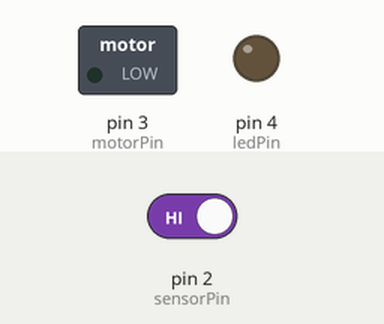
This sketch was run on a simulated Arduino Uno, built with avr-gcc and run on an emulated ATmega328P. Parts: switched loads named in the sketch (green lamp = pin HIGH), output pins drawn as LEDs (lit = HIGH). Dashed ring = blinking. The test bench sets the inputs (shaded band); at power-on: pin 2 (sensorPin) HIGH.

Above: at 1.2 s.
1.3 s: pin 2 (sensorPin) driven LOW
At 1.8 s:
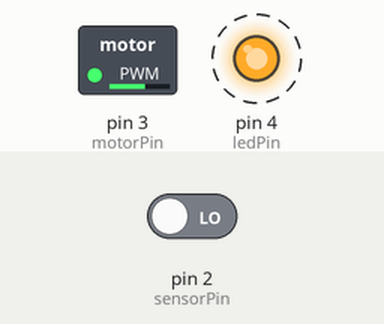
At 2.45 s:
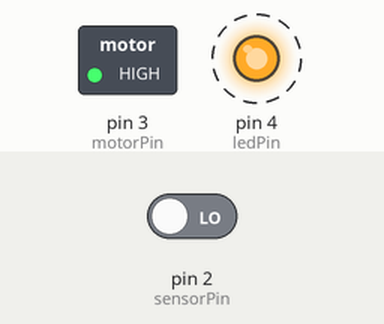
4.3 s: pin 2 (sensorPin) driven HIGH
At 5.4 s:
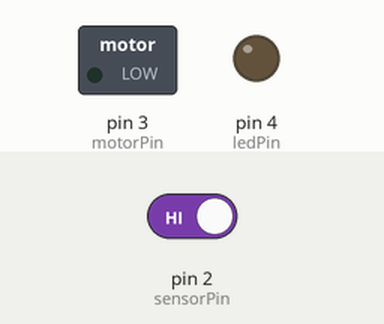
Timing chart, 0 to 7.3 s (numbered marks = the images above; inputs shaded):
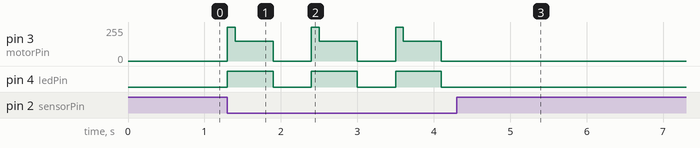

The sketch:

hand_clap_fan.ino
```cpp
int sensorPin = 2; // Connects to LM393 OUT
int ledPin = 4;    // Connects to LED
int motorPin = 3;  // Connects to your new 220 ohm resistor -> Transistor Base

bool fanIsOn = false; // Keeps track of the fan state

void setup() {
  pinMode(sensorPin, INPUT);
  pinMode(ledPin, OUTPUT);
  pinMode(motorPin, OUTPUT);
}

void loop() {
  // Using the LOW logic you discovered for your specific clap sensor!
  if (digitalRead(sensorPin) == LOW) {

    // Flip the state (ON becomes OFF, OFF becomes ON)
    fanIsOn = !fanIsOn;

    if (fanIsOn == true) {
      digitalWrite(ledPin, HIGH); // Turn on LED

      // --- THE PRO KICKSTART ---
      // 1. Blast 100% power to overcome the heavy fan blade
      analogWrite(motorPin, 255);
      delay(100);

      // 2. Drop down to a smooth cruising speed (~60% power).
      // Thanks to the 220 ohm resistor, the transistor will stay ice cold!
      analogWrite(motorPin, 150);

    } else {
      digitalWrite(ledPin, LOW);  // Turn off LED
      analogWrite(motorPin, 0);   // Turn off Motor completely
    }

    // Wait half a second so a single clap doesn't trigger it twice
    delay(500);
  }
}
```

Measured:
- after the input at 1.3 s, pin 3 (motorPin): 0/255 → 255/255 at once, then repeats every 1.1 s: 150/255 0.50 s, 0/255 0.50 s, 255/255 0.10 s; pin 4 (ledPin): alternates HIGH for 0.60 s and LOW for 0.50 s, starting at once
- after the input at 4.3 s, pin 3 (motorPin): stops changing and stays 0/255; pin 4 (ledPin): stops changing and stays LOW
